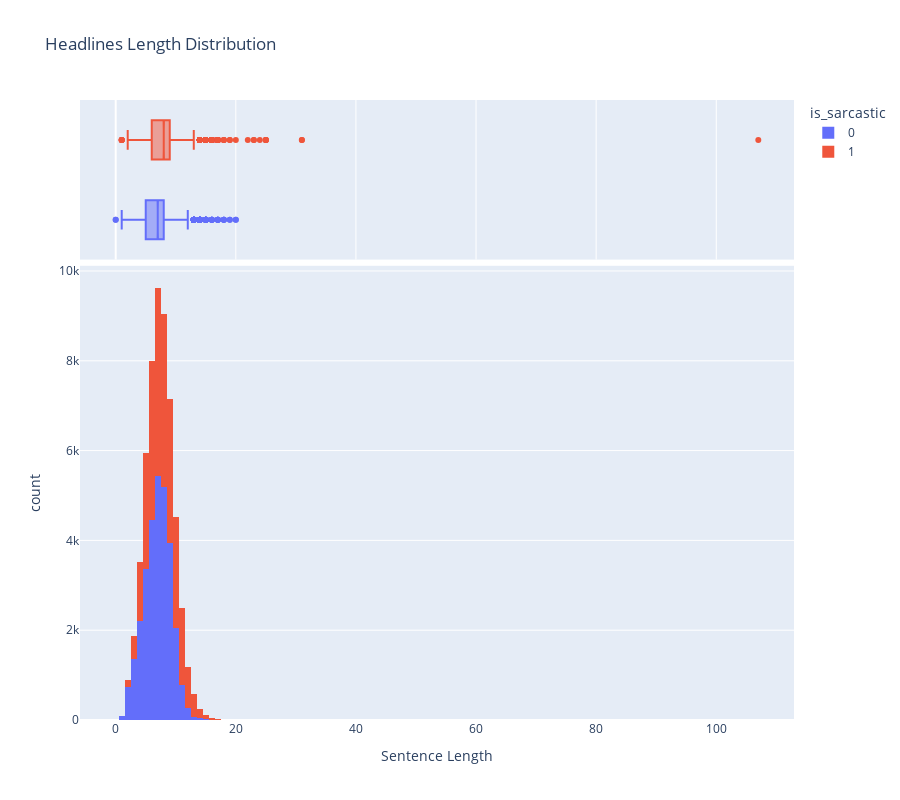

The notebook cell this image was saved under:
### Code cell
# Sentence length analysis - Looking for outlier length 
px.histogram(headlines, 
             x="sen_len_after_pre",
             height=800,
             color='is_sarcastic', 
             title="Headlines Length Distribution", 
             marginal="box",
             labels={'sen_len_after_pre':'Sentence Length'},
            )

# We see that there are some samples showing outlier nature

### Figure 1 — Plotly figure (JSON) as saved in the notebook; plotly's stock layout.template omitted (floating-point values rounded to 4 significant figures; data arrays with more than 128 entries replaced by an {"elided": "..."} marker saying what was removed)
{"data": [{"alignmentgroup": "True", "bingroup": "x", "hovertemplate": "is_sarcastic=0<br>Sentence Length=%{x}<br>count=%{y}<extra></extra>", "legendgroup": "0", "marker": {"color": "#636efa", "pattern": {"shape": ""}}, "name": "0", "offsetgroup": "0", "orientation": "v", "showlegend": true, "type": "histogram", "x": {"elided": "29970 int values"}, "xaxis": "x", "yaxis": "y"}, {"alignmentgroup": "True", "hovertemplate": "is_sarcastic=0<br>Sentence Length=%{x}<extra></extra>", "legendgroup": "0", "marker": {"color": "#636efa"}, "name": "0", "notched": true, "offsetgroup": "0", "showlegend": false, "type": "box", "x": {"elided": "29970 int values"}, "xaxis": "x2", "yaxis": "y2"}, {"alignmentgroup": "True", "bingroup": "x", "hovertemplate": "is_sarcastic=1<br>Sentence Length=%{x}<br>count=%{y}<extra></extra>", "legendgroup": "1", "marker": {"color": "#EF553B", "pattern": {"shape": ""}}, "name": "1", "offsetgroup": "1", "orientation": "v", "showlegend": true, "type": "histogram", "x": {"elided": "25358 int values"}, "xaxis": "x", "yaxis": "y"}, {"alignmentgroup": "True", "hovertemplate": "is_sarcastic=1<br>Sentence Length=%{x}<extra></extra>", "legendgroup": "1", "marker": {"color": "#EF553B"}, "name": "1", "notched": true, "offsetgroup": "1", "showlegend": false, "type": "box", "x": {"elided": "25358 int values"}, "xaxis": "x2", "yaxis": "y2"}], "layout": {"barmode": "relative", "height": 800, "legend": {"title": {"text": "is_sarcastic"}, "tracegroupgap": 0}, "title": {"text": "Headlines Length Distribution"}, "xaxis": {"anchor": "y", "domain": [0.0, 1.0], "title": {"text": "Sentence Length"}}, "xaxis2": {"anchor": "y2", "domain": [0.0, 1.0], "matches": "x", "showgrid": true, "showticklabels": false}, "yaxis": {"anchor": "x", "domain": [0.0, 0.7326], "title": {"text": "count"}}, "yaxis2": {"anchor": "x2", "domain": [0.7426, 1.0], "matches": "y2", "showgrid": false, "showline": false, "showticklabels": false, "ticks": ""}}}
